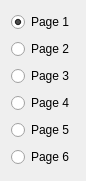
     <widget class="QWidget" name="verticalLayoutWidget_4">
      <property name="geometry">
       <rect>
        <x>500</x>
        <y>40</y>
        <width>73</width>
        <height>181</height>
       </rect>
      </property>
      <layout class="QVBoxLayout" name="vlEventFlagPageSelect">
       <item>
        <widget class="QRadioButton" name="rbEventFlagPage1">
         <property name="text">
          <string>Page 1</string>
         </property>
         <property name="checked">
          <bool>true</bool>
         </property>
        </widget>
       </item>
       <item>
        <widget class="QRadioButton" name="rbEventFlagPage2">
         <property name="text">
          <string>Page 2</string>
         </property>
        </widget>
       </item>
       <item>
        <widget class="QRadioButton" name="rbEventFlagPage3">
         <property name="text">
          <string>Page 3</string>
         </property>
        </widget>
       </item>
       <item>
        <widget class="QRadioButton" name="rbEventFlagPage4">
         <property name="text">
          <string>Page 4</string>
         </property>
        </widget>
       </item>
       <item>
        <widget class="QRadioButton" name="rbEventFlagPage5">
         <property name="text">
          <string>Page 5</string>
         </property>
        </widget>
       </item>
       <item>
        <widget class="QRadioButton" name="rbEventFlagPage6">
         <property name="text">
          <string>Page 6</string>
         </property>
        </widget>
       </item>
      </layout>
     </widget>
